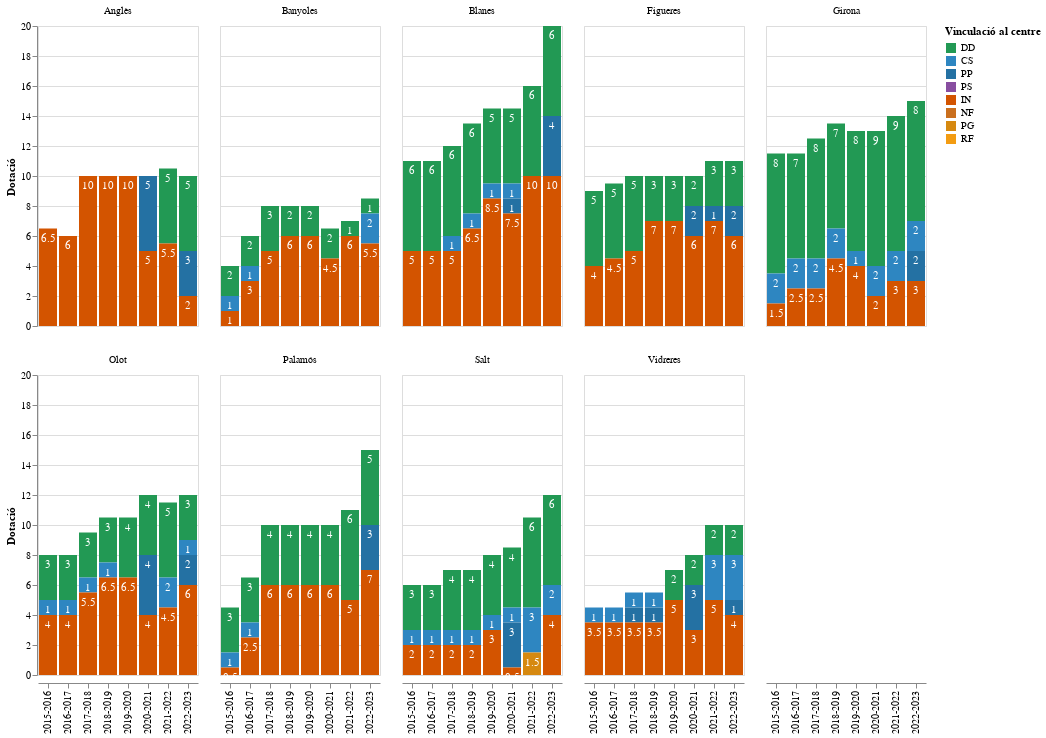

The cell this chart's notebook holds for it:
### Markdown cell above
Tipus de plantilla per centre

### Code cell
import altair as alt

# Taula curs, municipi, destinació, Dotació
data = pd.melt(df_girona, id_vars=["Curs", "NOM_MUNICIPI"], value_vars=destinacions, var_name="Destinació", value_name="Dotació").dropna()

# Camp addicional per a ordenació manual
data['order'] = data['Destinació'].replace(
    {val: i for i, val in enumerate(destinacions)}
)

base = base = alt.Chart(data).encode(
    alt.Y("sum(Dotació)",title="Dotació", stack='zero' ),
    alt.X("Curs:N", title=""),
    alt.Order("order", sort="descending" ),
)

bars = base.mark_bar().encode(
    alt.Color("Destinació", title="Vinculació al centre", scale=alt.Scale(domain=destinacions, range=colors)),
)

text_detall = base.mark_text(dy=10, color='white').encode(
    detail='Destinació:N',
    text=alt.Text('sum(Dotació):Q'),
)

alt.layer(
        bars, text_detall
    ).facet(
        facet=alt.Column('NOM_MUNICIPI', title=""),
        columns=5
    ).interactive()

### Figure 1 — Vega-Lite specification as saved in the notebook (floating-point values rounded to 4 significant figures; data arrays with more than 128 entries replaced by an {"elided": "..."} marker saying what was removed)
{"config": {"view": {"continuousWidth": 400, "continuousHeight": 300}}, "data": {"name": "data-c2f6d1b2b8fc00c6b48c330af5031614"}, "facet": {"field": "NOM_MUNICIPI", "title": "", "type": "nominal"}, "spec": {"layer": [{"mark": "bar", "encoding": {"color": {"field": "Destinació", "scale": {"domain": ["DD", "CS", "PP", "PS", "IN", "NF", "PG", "RF"], "range": ["#229954", "#2E86C1", "#2471A3", "#884EA0", "#D35400", "#CA6F1E", "#D68910", "#F39C12", "#D4AC0D"]}, "title": "Vinculació al centre", "type": "nominal"}, "order": {"field": "order", "sort": "descending", "type": "quantitative"}, "x": {"field": "Curs", "title": "", "type": "nominal"}, "y": {"aggregate": "sum", "field": "Dotació", "stack": "zero", "title": "Dotació", "type": "quantitative"}}, "selection": {"selector007": {"type": "interval", "bind": "scales", "encodings": ["x", "y"]}}}, {"mark": {"type": "text", "color": "white", "dy": 10}, "encoding": {"detail": {"field": "Destinació", "type": "nominal"}, "order": {"field": "order", "sort": "descending", "type": "quantitative"}, "text": {"aggregate": "sum", "field": "Dotació", "type": "quantitative"}, "x": {"field": "Curs", "title": "", "type": "nominal"}, "y": {"aggregate": "sum", "field": "Dotació", "stack": "zero", "title": "Dotació", "type": "quantitative"}}}]}, "columns": 5, "$schema": "https://vega.github.io/schema/vega-lite/v4.17.0.json", "datasets": {"data-c2f6d1b2b8fc00c6b48c330af5031614": {"elided": "343 records"}}}
